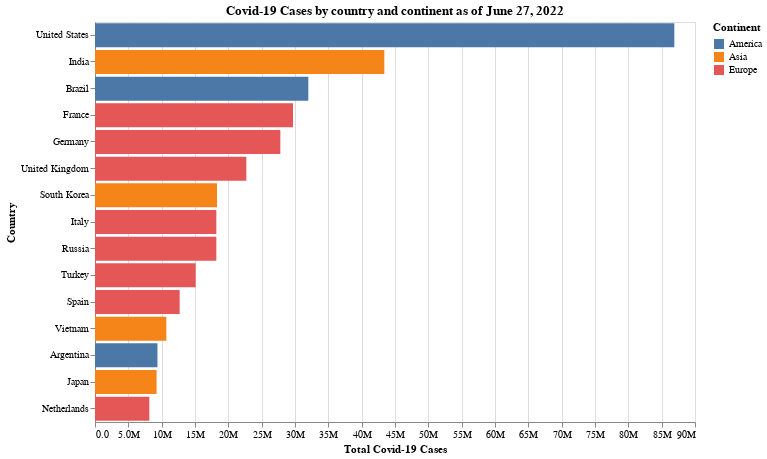

Source (Vega-Lite JSON):
### Vega-Lite specification from a JSON file in a GitHub repository (floating-point values rounded to 4 significant figures)
{"$schema": "https://vega.github.io/schema/vega-lite/v5.json", "title": "Covid-19 Cases by country and continent as of June 27, 2022", "description": "A horizontal bar chart showing Covid-19 Cases by country and continent as of June 27, 2022. The vertical axis shows bars representing different countries from United States to Netherlands. The length of the bars is mapped to the number of covid cases along the horizontal axis, while their color represents its corresponding continent such as America, Asia, and Europe.", "data": {"values": [{"country": "United States", "continent": "America", "cases": 86900000}, {"country": "India", "continent": "Asia", "cases": 43400000}, {"country": "Brazil", "continent": "America", "cases": 32000000}, {"country": "France", "continent": "Europe", "cases": 29700000}, {"country": "Germany", "continent": "Europe", "cases": 27800000}, {"country": "United Kingdom", "continent": "Europe", "cases": 22700000}, {"country": "South Korea", "continent": "Asia", "cases": 18300000}, {"country": "Italy", "continent": "Europe", "cases": 18200000}, {"country": "Russia", "continent": "Europe", "cases": 18200000}, {"country": "Turkey", "continent": "Europe", "cases": 15100000}, {"country": "Spain", "continent": "Europe", "cases": 12700000}, {"country": "Vietnam", "continent": "Asia", "cases": 10700000}, {"country": "Argentina", "continent": "America", "cases": 9370000}, {"country": "Japan", "continent": "Asia", "cases": 9240000}, {"country": "Netherlands", "continent": "Europe", "cases": 8150000}]}, "width": 600, "height": 400, "encoding": {"y": {"field": "country", "type": "nominal", "sort": "-x", "axis": {"title": "Country"}}, "x": {"field": "cases", "type": "quantitative", "axis": {"format": ".2s", "title": "Total Covid-19 Cases"}}, "color": {"field": "continent", "type": "nominal", "legend": {"title": "Continent"}}}, "mark": {"type": "bar", "tooltip": true}}
